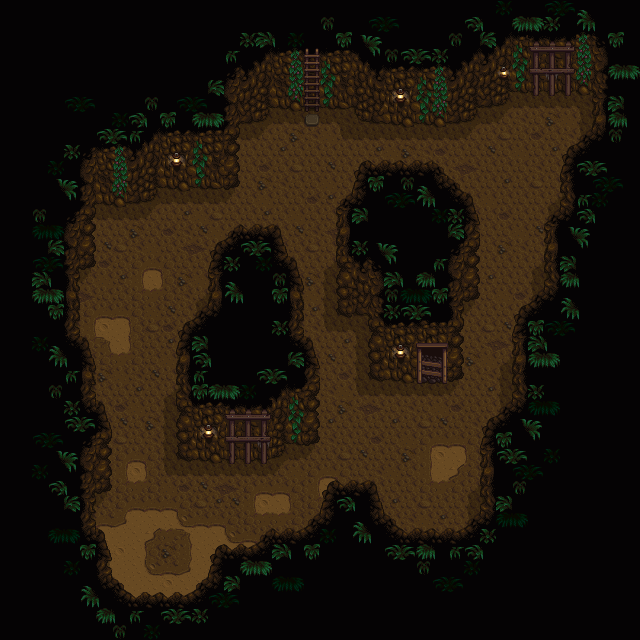

This is a level from a 2D game, rendered from its Tiled map with the project's own tilesets. A one-line summary and the map file follow, with tile-layer data summarised:
An orthogonal 40x40 tile map with 16x16 px tiles, 3 tile layers (Back, Buildings, Front).

<map version="1.4" tiledversion="1.4.2" orientation="orthogonal" renderorder="right-down" compressionlevel="0" width="40" height="40" tilewidth="16" tileheight="16" infinite="0" nextlayerid="7" nextobjectid="1">
  <properties />
  <tileset firstgid="1" name="mine" tilewidth="16" tileheight="16" tilecount="288" columns="16">
    <image source="mine.png" width="256" height="288" />
    <tile id="0">
      <properties>
        <property name="Type" type="string" value="Dirt" />
      </properties>
    </tile>
    <tile id="137">
      <properties>
        <property name="Type" type="string" value="Stone" />
      </properties>
    </tile>
    <tile id="138">
      <properties>
        <property name="Type" type="string" value="Stone" />
      </properties>
    </tile>
    <tile id="139">
      <properties>
        <property name="Type" type="string" value="Stone" />
      </properties>
    </tile>
    <tile id="140">
      <properties>
        <property name="Type" type="string" value="Stone" />
      </properties>
    </tile>
    <tile id="153">
      <properties>
        <property name="Type" type="string" value="Stone" />
      </properties>
    </tile>
    <tile id="154">
      <properties>
        <property name="Type" type="string" value="Stone" />
      </properties>
    </tile>
    <tile id="155">
      <properties>
        <property name="Type" type="string" value="Stone" />
      </properties>
    </tile>
    <tile id="165">
      <properties>
        <property name="Type" type="string" value="Dirt" />
      </properties>
    </tile>
    <tile id="166">
      <properties>
        <property name="Type" type="string" value="Stone" />
      </properties>
    </tile>
    <tile id="167">
      <properties>
        <property name="Type" type="string" value="Stone" />
      </properties>
    </tile>
    <tile id="168">
      <properties>
        <property name="Type" type="string" value="Stone" />
      </properties>
    </tile>
    <tile id="169">
      <properties>
        <property name="Type" type="string" value="Stone" />
      </properties>
    </tile>
    <tile id="170">
      <properties>
        <property name="Type" type="string" value="Stone" />
      </properties>
    </tile>
    <tile id="171">
      <properties>
        <property name="Type" type="string" value="Stone" />
      </properties>
    </tile>
    <tile id="172">
      <properties>
        <property name="Type" type="string" value="Stone" />
      </properties>
    </tile>
    <tile id="181">
      <properties>
        <property name="Type" type="string" value="Dirt" />
      </properties>
    </tile>
    <tile id="182">
      <properties>
        <property name="Type" type="string" value="Stone" />
      </properties>
    </tile>
    <tile id="183">
      <properties>
        <property name="Type" type="string" value="Dirt" />
      </properties>
    </tile>
    <tile id="184">
      <properties>
        <property name="Type" type="string" value="Stone" />
      </properties>
    </tile>
    <tile id="185">
      <properties>
        <property name="Type" type="string" value="Stone" />
      </properties>
    </tile>
    <tile id="186">
      <properties>
        <property name="Type" type="string" value="Stone" />
      </properties>
    </tile>
    <tile id="187">
      <properties>
        <property name="Type" type="string" value="Stone" />
      </properties>
    </tile>
    <tile id="188">
      <properties>
        <property name="Type" type="string" value="Stone" />
      </properties>
    </tile>
    <tile id="198">
      <properties>
        <property name="Type" type="string" value="Stone" />
      </properties>
    </tile>
    <tile id="199">
      <properties>
        <property name="Type" type="string" value="Stone" />
      </properties>
    </tile>
    <tile id="200">
      <properties>
        <property name="Type" type="string" value="Stone" />
      </properties>
    </tile>
    <tile id="201">
      <properties>
        <property name="Type" type="string" value="Stone" />
      </properties>
    </tile>
    <tile id="202">
      <properties>
        <property name="Type" type="string" value="Stone" />
      </properties>
    </tile>
    <tile id="203">
      <properties>
        <property name="Type" type="string" value="Stone" />
      </properties>
    </tile>
    <tile id="204">
      <properties>
        <property name="Type" type="string" value="Stone" />
      </properties>
    </tile>
    <tile id="217">
      <properties>
        <property name="Type" type="string" value="Stone" />
      </properties>
    </tile>
    <tile id="218">
      <properties>
        <property name="Type" type="string" value="Stone" />
      </properties>
    </tile>
    <tile id="219">
      <properties>
        <property name="Type" type="string" value="Stone" />
      </properties>
    </tile>
    <tile id="233">
      <properties>
        <property name="Type" type="string" value="Stone" />
      </properties>
    </tile>
    <tile id="234">
      <properties>
        <property name="Type" type="string" value="Stone" />
      </properties>
    </tile>
    <tile id="235">
      <properties>
        <property name="Type" type="string" value="Stone" />
      </properties>
    </tile>
    <tile id="240">
      <properties>
        <property name="Type" type="string" value="Wood" />
      </properties>
    </tile>
    <tile id="241">
      <properties>
        <property name="Type" type="string" value="Wood" />
      </properties>
    </tile>
    <tile id="242">
      <properties>
        <property name="Type" type="string" value="Wood" />
      </properties>
    </tile>
    <tile id="256">
      <properties>
        <property name="Type" type="string" value="Wood" />
      </properties>
    </tile>
    <tile id="257">
      <properties>
        <property name="Type" type="string" value="Wood" />
      </properties>
    </tile>
    <tile id="258">
      <properties>
        <property name="Type" type="string" value="Wood" />
      </properties>
    </tile>
    <tile id="272">
      <properties>
        <property name="Type" type="string" value="Wood" />
      </properties>
    </tile>
    <tile id="273">
      <properties>
        <property name="Type" type="string" value="Wood" />
      </properties>
    </tile>
    <tile id="274">
      <properties>
        <property name="Type" type="string" value="Wood" />
      </properties>
    </tile>
  </tileset>
  <layer id="1" name="Back" width="40" height="40" opacity="1" offsetx="0" offsety="0">
    <properties />
    <data>[1600 cells, 1600 non-empty, 36 distinct tile ids]</data>
  </layer>
  <layer id="2" name="Buildings" width="40" height="40" opacity="1" offsetx="0" offsety="0">
    <properties />
    <data>[1600 cells, 1122 non-empty, 117 distinct tile ids]</data>
  </layer>
  <layer id="3" name="Front" width="40" height="40" opacity="1" offsetx="0" offsety="0">
    <properties />
    <data>[1600 cells, 82 non-empty, 11 distinct tile ids]</data>
  </layer>
  <objectgroup id="4" name="Back" visible="false" locked="false" />
  <objectgroup id="5" name="Buildings" visible="false" locked="false" />
  <objectgroup id="6" name="Front" visible="false" locked="false" />
</map>
